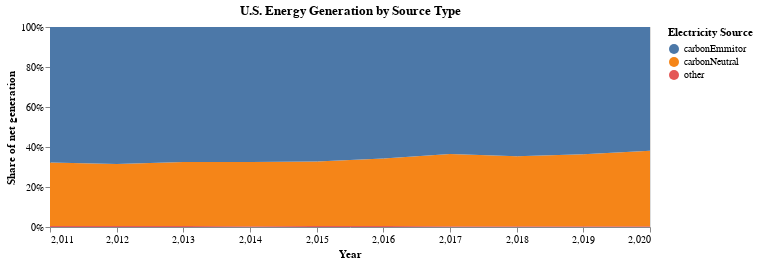

The notebook cell this image was saved under:
### Code cell
typelist1 = [carbonNeutral, carbonEmmitor, other]
typenames1 = ['carbonNeutral', 'carbonEmmitor', 'other']
datafilter1 = 'energytype'
dataframe1 = df_merge
title1 = "U.S. Energy Generation by Source Type"

energybytype(dataframe1, typelist1, typenames1, datafilter1, title1)

### Figure 1 — Vega-Lite specification as saved in the notebook (floating-point values rounded to 4 significant figures)
{"config": {"view": {"continuousWidth": 400, "continuousHeight": 300}}, "data": {"name": "data-521c4bdb90b3c648dc6c98ec5690e7d7"}, "mark": "area", "encoding": {"color": {"type": "nominal", "field": "type", "legend": {"title": "Electricity Source"}}, "tooltip": [{"type": "quantitative", "field": "amount"}, {"type": "nominal", "field": "type"}, {"type": "ordinal", "field": "year"}], "x": {"type": "quantitative", "axis": {"tickMinStep": 1}, "field": "year", "title": "Year"}, "y": {"type": "quantitative", "field": "amount", "stack": "normalize", "title": "Share of net generation"}}, "height": 200, "selection": {"selector005": {"type": "interval", "bind": "scales", "encodings": ["x", "y"]}}, "title": "U.S. Energy Generation by Source Type", "width": 600, "$schema": "https://vega.github.io/schema/vega-lite/v4.8.1.json", "datasets": {"data-521c4bdb90b3c648dc6c98ec5690e7d7": [{"type": "other", "amount": 16590000.0, "year": 2014.0}, {"type": "other", "amount": 16620000.0, "year": 2017.0}, {"type": "other", "amount": 16860000.0, "year": 2011.0}, {"type": "other", "amount": 17000000.0, "year": 2018.0}, {"type": "other", "amount": 17050000.0, "year": 2013.0}, {"type": "other", "amount": 17090000.0, "year": 2020.0}, {"type": "other", "amount": 17100000.0, "year": 2019.0}, {"type": "other", "amount": 17220000.0, "year": 2012.0}, {"type": "other", "amount": 17370000.0, "year": 2015.0}, {"type": "other", "amount": 17420000.0, "year": 2016.0}, {"type": "carbonNeutral", "amount": 1180000000.0, "year": 2012.0}, {"type": "carbonNeutral", "amount": 1202000000.0, "year": 2011.0}, {"type": "carbonNeutral", "amount": 1230000000.0, "year": 2013.0}, {"type": "carbonNeutral", "amount": 1244000000.0, "year": 2014.0}, {"type": "carbonNeutral", "amount": 1258000000.0, "year": 2015.0}, {"type": "carbonNeutral", "amount": 1331000000.0, "year": 2016.0}, {"type": "carbonNeutral", "amount": 1409000000.0, "year": 2017.0}, {"type": "carbonNeutral", "amount": 1435000000.0, "year": 2018.0}, {"type": "carbonNeutral", "amount": 1472000000.0, "year": 2019.0}, {"type": "carbonNeutral", "amount": 1495000000.0, "year": 2020.0}, {"type": "carbonEmmitor", "amount": 2450000000.0, "year": 2020.0}, {"type": "carbonEmmitor", "amount": 2486000000.0, "year": 2017.0}, {"type": "carbonEmmitor", "amount": 2565000000.0, "year": 2011.0}, {"type": "carbonEmmitor", "amount": 2586000000.0, "year": 2013.0}, {"type": "carbonEmmitor", "amount": 2590000000.0, "year": 2016.0}, {"type": "carbonEmmitor", "amount": 2605000000.0, "year": 2012.0}, {"type": "carbonEmmitor", "amount": 2605000000.0, "year": 2019.0}, {"type": "carbonEmmitor", "amount": 2612000000.0, "year": 2014.0}, {"type": "carbonEmmitor", "amount": 2617000000.0, "year": 2015.0}, {"type": "carbonEmmitor", "amount": 2654000000.0, "year": 2018.0}]}}
